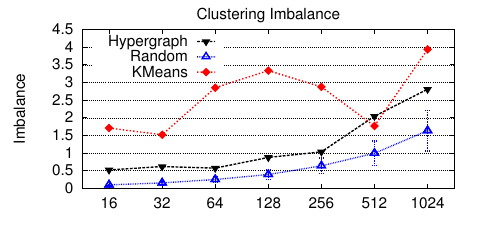

This chart was generated by the following gnuplot code:
set term postscript monochrome eps enhanced 22
set output "imbalance.eps"
load "styles.inc"
set size 1,0.65
set bmargin 2.5
set tmargin 2
set lmargin 9
set rmargin 5
set title "Clustering Imbalance" offset 0,-0.5
set ylabel "Imbalance"
set xrange [0.5:7.5]
set yrange [0:4.5]
#set xlabel ""
set xtics ("16" 1, "32" 2,"64" 3,"128" 4, "256" 5, "512" 6, "1024" 7)
#set xrange [0.1:]
set grid y
#set ytics 0,20,100
#set yrange [11:100]
set key top left samplen 1 width 0.5

plot \
	'data/nl_imbalance_hypergraph.txt'  u ($1):($3)\
		 w lp ls 2 title 'Hypergraph',\
	'data/imbalance_random_partitions.txt'  u ($1):($3)\
		 w lp ls 4 title 'Random',\
 	'data/imbalance_random_partitions.txt'  u ($1):($3):($4)\
 		 w yerrorbars ls 4 notitle '',\
  	'data/nl_imbalance_kmeans.txt'  u ($1):($3)\
  		 w lp ls 3 title 'KMeans'
		 	 		                  
!epstopdf "imbalance.eps"
!rm "imbalance.eps"
quit
